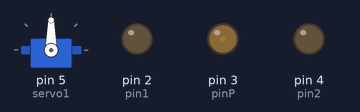
Recording of a sketch running on a simulated Arduino Uno, built with avr-gcc and run on an emulated ATmega328P. Shown: servo, output pins drawn as LEDs (lit = HIGH). What the sketch prints to the serial monitor is not drawn.

Above: at 0.05 s.
Timing chart, 0 to 3.0 s (numbered marks = the images above):
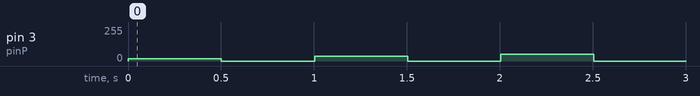

The sketch:

sketch_feb06a.ino
```cpp
#include <IRremote.h>
#include <Servo.h>

long bouton;
int IRpin = 9;
float vitMoteur=0;
int angleRoue;
int pin2=4;
int pin1=2;
int pinP=3;
IRrecv irrecv(IRpin);
decode_results results;
Servo servo1;


//telecommande robobox
#define channelMoins 0xFFA25D
#define channel 0xFF629D
#define channelPlus 0xFFE21D
#define prev 0xFF22DD
#define next 0xFF02FD
#define playpause 0xFFC23D
#define volMoins 0xFFE01F
#define volPlus 0xFFA857
#define eq 0xFF906F
#define zero 0xFF6897
#define centPlus 0xFF9867
#define deuxCentPlus 0xFFB04F
#define un 0xFF30CF
#define deux 0xFF18E7
#define trois 0xFF7A85
#define quatre 0xFF10EF
#define cinq 0xFF38C7
#define six 0xFF5AA5
#define sept 0xFF42BD
#define huit 0xFF4AB5
#define neuf 0xFF52AD
//Telecommande 2 : radio réveil
#define next1 3293
#define next2 1245
#define previous1 3292
#define previous2 1244
#define faster1 3301
#define faster2 1253
#define slower1 3300
#define slower2 1252
#define enter1 3302
#define enter2 1254


void setup() {
  pinMode(pinP,OUTPUT);
  pinMode(pin1,OUTPUT);
  pinMode(pin2,OUTPUT);
  irrecv.enableIRIn();
  servo1.attach(5);
  Serial.begin(9600);
}

void loop(){
  vitMoteur=min(255,vitMoteur+17);
  Serial.println(vitMoteur, DEC);
  analogWrite(pinP,vitMoteur);
  delay(500);
  digitalWrite(pinP,0);
  delay(500);
}

void ralenti(){

  vitMoteur=min(255,vitMoteur+17);
  Serial.println(vitMoteur, DEC);
  analogWrite(pinP,vitMoteur);
  }

void arret(){
  vitMoteur=0;

  analogWrite(pinP,0);   }
```
